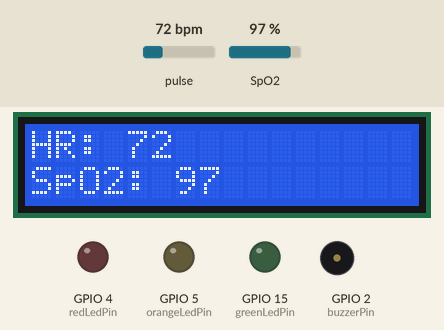
This sketch was run on a simulated ESP32. Shown: 16×2 character LCD, output pins drawn as LEDs (lit = HIGH), buzzer (waves = sounding, pin HIGH). The test bench sets the inputs (shaded band); at power-on: pulse 72 bpm, SpO2 97 %. WiFi joins after 1.5 s; servers stay silent unless stated; uploads are accepted with an empty reply; what the sketch prints to the serial monitor is not drawn.

Above: at 6.5 s.
6.6 s: pulse set to 42 bpm
At 12.5 s:
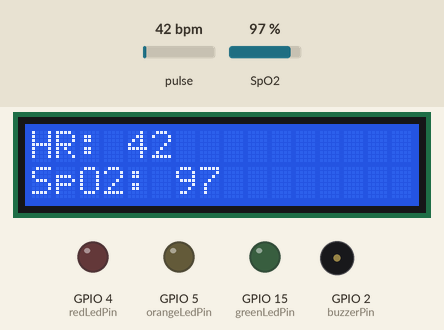
12.8 s: SpO2 set to 80 %
At 24.2 s:
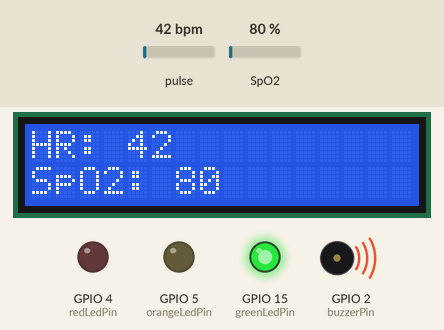
24.4 s: pulse set to 70 bpm
At 30.0 s:
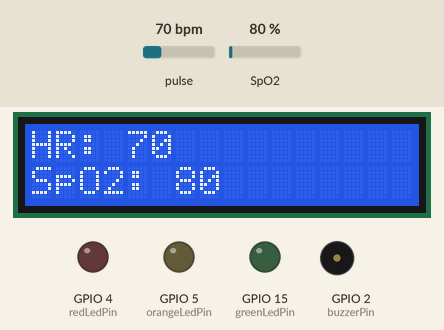
30.5 s: SpO2 set to 85 %
At 34.2 s:
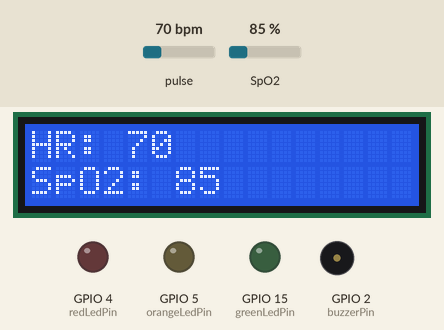
Timing chart, 0 to 39.9 s (numbered marks = the images above; inputs shaded):
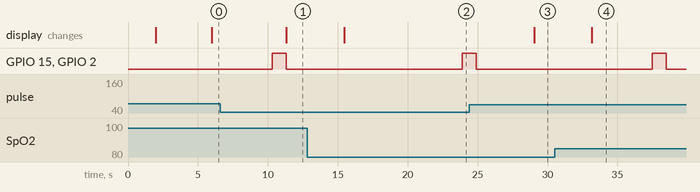

Measured:
- after the input at 6.6 s, the display: changes after 4.7 s (image 1)
- after the input at 12.8 s, the display: changes after 2.7 s (image 2)
- after the input at 24.4 s, the display: changes after 4.6 s (image 3)
- after the input at 30.5 s, the display: changes after 2.7 s (image 4)

The sketch:

ESP32_20240629.ino
```cpp
#define BLYNK_TEMPLATE_ID "TMPL6swIxX_Aq"
#define BLYNK_TEMPLATE_NAME "ESP32 Capstone Project"
#define BLYNK_AUTH_TOKEN "D8hTCLlstXEbaofvdyV7iItHpIEj5DK1"

#define BLYNK_PRINT Serial

#include <DFRobot_MAX30102.h>
#include <BlynkSimpleEsp32.h>
#include <Wire.h>
#include <LiquidCrystal_I2C.h>
#include <WiFi.h>
#include <HTTPClient.h>
#include <WiFiManager.h>

int32_t SPO2;
int8_t SPO2Valid;
int32_t heartRate;
int8_t heartRateValid;

char ssid[32];
char password[32];

String serverName = "http://192.168.0.110/healthMonitorSystemAPI-PHP/api.php";

const char* serverName1 = "http://192.168.0.110/";
String testServerPath = "/healthMonitorSystemAPI-PHP/api.php";

WiFiManager wifiManager;
DFRobot_MAX30102 particleSensor;
LiquidCrystal_I2C lcd(0x27, 16, 2);

unsigned long lastSendTime = 0;
const unsigned long sendInterval = 10000;

const int buzzerPin = 2;
const int greenLedPin = 15;
const int redLedPin = 4;
const int orangeLedPin = 5; // Define the pin for the orange LED

void setup() {
  Serial.begin(115200);
  delay(100);

  pinMode(buzzerPin, OUTPUT);
  pinMode(greenLedPin, OUTPUT);
  pinMode(redLedPin, OUTPUT);
  pinMode(orangeLedPin, OUTPUT); // Set the orange LED pin as output

  digitalWrite(buzzerPin, LOW);
  digitalWrite(greenLedPin, LOW);
  digitalWrite(redLedPin, LOW);
  digitalWrite(orangeLedPin, LOW); // Initially turn off the orange LED

  wifiManager.autoConnect("Group 10 - AutoConnectAP");

  WiFi.begin(ssid, password);
  Blynk.begin(BLYNK_AUTH_TOKEN, ssid, password);

  while (WiFi.status() != WL_CONNECTED) {
    delay(500);
    Serial.print(".");
  }
  Serial.println();

  while (!particleSensor.begin()) {
    Serial.println("MAX30102 was not found");
    delay(1000);
  }

  particleSensor.sensorConfiguration(60, SAMPLEAVG_8, MODE_MULTILED, SAMPLERATE_400, PULSEWIDTH_411, ADCRANGE_16384);

  lcd.init();
  lcd.backlight();
}

void sendAPI(String heartRate, String SPO2) {
  if (WiFi.status() == WL_CONNECTED) {
    WiFiClient client;
    HTTPClient http;

    String httpRequestData = "heartRate=" + heartRate + "&SpO2=" + SPO2 + "&action=insertHeartRateSP01";
    http.begin(client, serverName);
    http.addHeader("Content-Type", "application/x-www-form-urlencoded");

    int httpResponseCode = http.POST(httpRequestData);

    if (httpResponseCode > 0) {
      Serial.print("HTTP Response code: ");
      Serial.println(httpResponseCode);
      digitalWrite(buzzerPin, HIGH);
      digitalWrite(greenLedPin, HIGH);
      delay(1000);
      digitalWrite(buzzerPin, LOW);
      digitalWrite(greenLedPin, LOW);
    } else {
      Serial.print("Error code: ");
      Serial.println(httpResponseCode);
      digitalWrite(redLedPin, HIGH);
      delay(1000);
      digitalWrite(redLedPin, LOW);
    }

    http.end();
  } else {
    Serial.println("WiFi Disconnected");
  }
}

void loop() {
  particleSensor.heartrateAndOxygenSaturation(&SPO2, &SPO2Valid, &heartRate, &heartRateValid);

  long irValue = particleSensor.getIR();

  if (irValue > 5000) {
    if (millis() - lastSendTime >= sendInterval) {
      lastSendTime = millis();
      sendAPI(String(heartRate), String(SPO2));
    }

    lcd.clear();
    lcd.setCursor(0, 0);
    lcd.print("HR: " + String(heartRate));
    lcd.setCursor(0, 1);
    lcd.print("SpO2: " + String(SPO2));
    digitalWrite(orangeLedPin, LOW); // Turn off the orange LED
  } else {
    Serial.println("No finger?");
    heartRate = 0;
    SPO2 = 0;
    lastSendTime = millis();

    lcd.clear();
    lcd.setCursor(2, 0);
    lcd.print("Please place");
    lcd.setCursor(2, 1);
    lcd.print("your finger");
    digitalWrite(orangeLedPin, HIGH); // Turn on the orange LED
  }

  delay(100);
}
```
